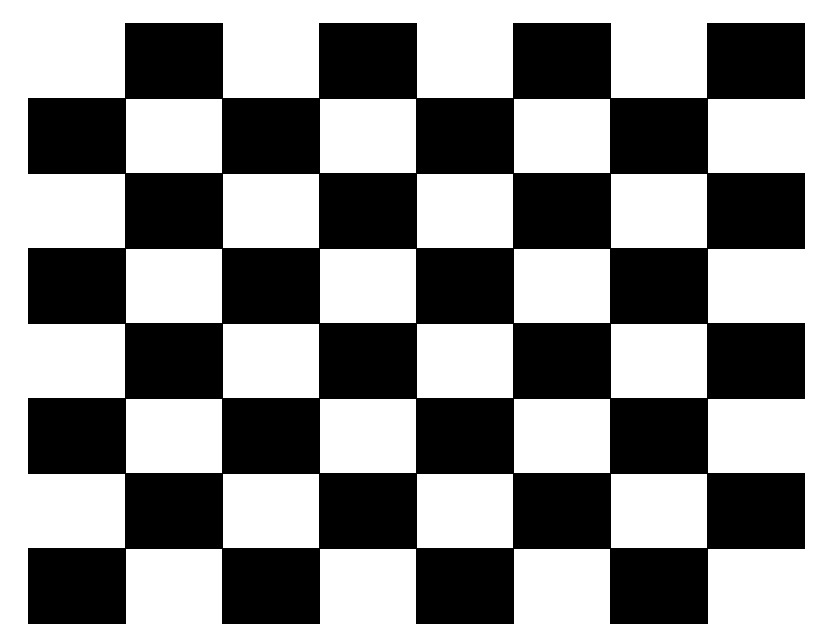
#> input picture project#2/harris_corner_detection/harris_example.jpg, 828 x 635 px, found by its file name
$ python harris.py
#> lines starting #> are read from the running program, lines starting #| are printed output that depends on the picture; long printed decimals are rounded
import numpy as np
import cv2
from scipy.signal import convolve2d
import os
import shutil
import matplotlib.pyplot as plt

def load_image(img_path):
    img = cv2.imread(img_path, cv2.IMREAD_COLOR)
#> img is the input picture: shape (635, 828, 3); min 0, max 255, mean 139.4
    h, w, _ = img.shape
#> h = 635; w = 828
    if h > 600 or w > 800:
        print("resizing image to 600 x 800")
        img = cv2.resize(img, (600, 800))
#> img: shape (800, 600, 3)
#| (800, 600, 3)

    return img


def create_Haar_wavelet_xy(sigma):
    # Given sigma,
    # create a Haar wavelet of M x M (where M is the smallest even integer greater than 4*sigma)
    # in the direction x and y

    M = int(4 * sigma)

    if M % 2 == 0:
        M += 2
    else:
        M += 1

    filter_x = np.ones((M, M))
    filter_x[:, 0:int(M/2)] = -1

    filter_y = np.ones((M, M))
    filter_y[int(M/2):, :] = -1

    return filter_x, filter_y


def compute_derivatives(img, filter_x, filter_y):
    """
    :param img:
    :param filter_x: x derivative filter
    :param filter_y: y deriv filter
    :return:
    """

    Ix = convolve2d(img, filter_x, mode='same', boundary='fill', fillvalue=0)
    Iy = convolve2d(img, filter_y, mode='same', boundary='fill', fillvalue=0)

    return Ix, Iy


def create_corner_response_matrix(img, sigma, k, thresh):
    """
    :param img: np array for gray image
    :param sigma:
    :param k: empirical constant k = 0.04 to 0.06
    :param thresh: threshold multiplier for average positive corner response used in filtering. thresh would be 0.75 * avg(cornerresp > 0)
    :return:
    """
    # Create Haar filters:
    filter_x, filter_y = create_Haar_wavelet_xy(sigma)

    # Compute derivatives in x and y using Haar wavelets
    Ix, Iy = compute_derivatives(img, filter_x, filter_y)

    # Given sigma, window w(x,y) is N x N where N is smallest odd integer greater than 5 * sigma
    win_size = int(5 * sigma)

    if win_size % 2 == 0:
        win_size += 1
    else:
        win_size += 2


    win = np.ones((win_size, win_size))  # 5sig x 5sig neighbourhood
    Ix_2_win = convolve2d(Ix*Ix, win, mode='same', boundary='fill', fillvalue=0)  # w(x, y) * (Ix_square)
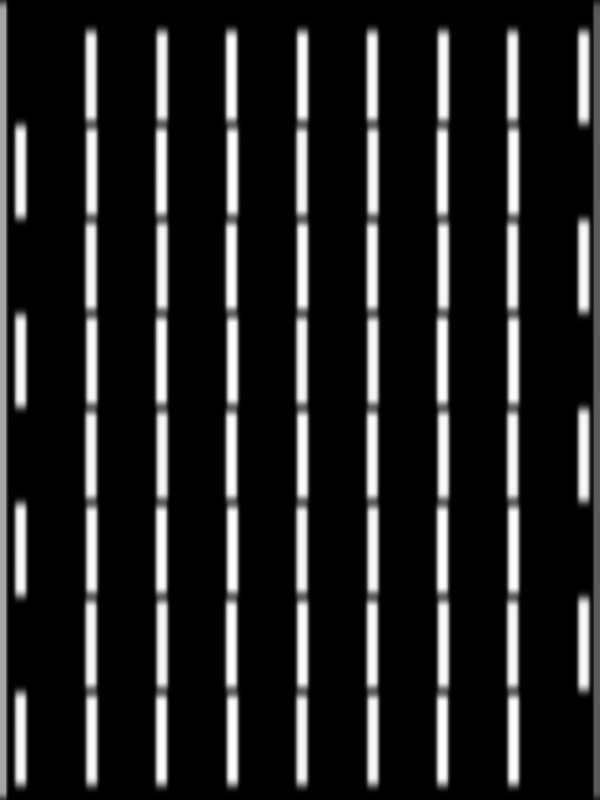
#> Ix_2_win: shape (800, 600) float64; min 0, max 6.08e+09, mean 848055768.1; drawn with min black and max white
    Iy_2_win = convolve2d(Iy*Iy, win, mode='same', boundary='fill', fillvalue=0)  # w(x, y) * (Iy_square)
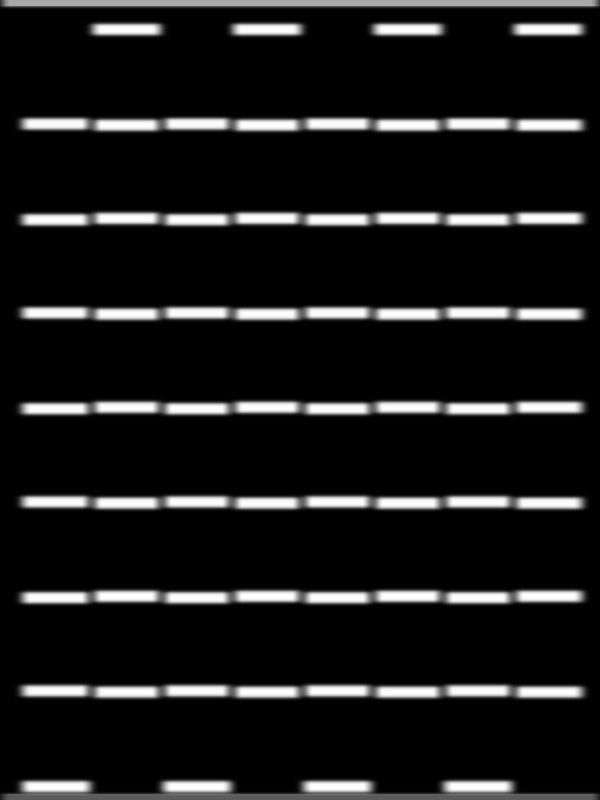
#> Iy_2_win: shape (800, 600) float64; min 0, max 5.96e+09, mean 613158310.8; drawn with min black and max white
    Ix_Iy_win = convolve2d(Ix*Iy, win, mode='same', boundary='fill', fillvalue=0)  # w(x, y) * (Ix times Iy)
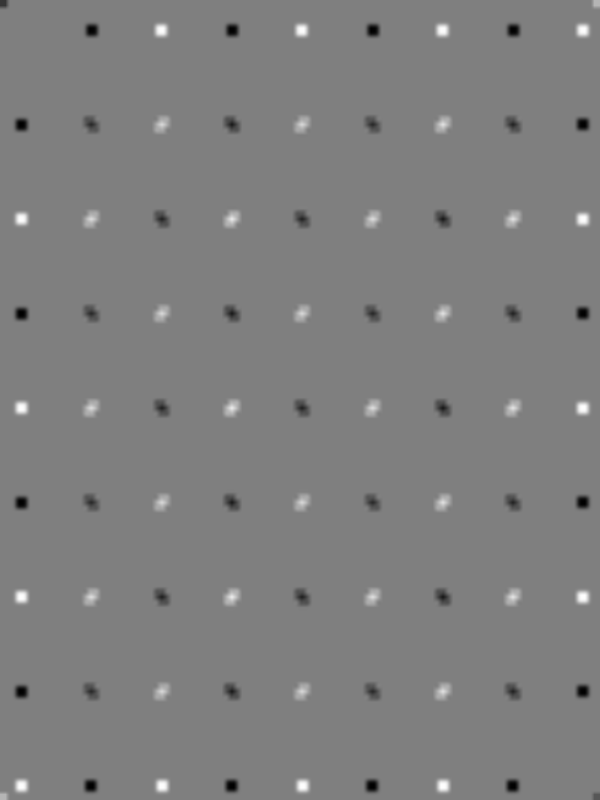
#> Ix_Iy_win: shape (800, 600) float64; min -1.02e+09, max 1.02e+09, mean -660164.5; drawn with min black and max white


    Ix_2_win = Ix_2_win/np.amax(Ix_2_win)
    Iy_2_win = Iy_2_win/np.amax(Iy_2_win)
    Ix_Iy_win = Ix_Iy_win/np.amax(Ix_Iy_win)

    det_corner = Ix_2_win * Iy_2_win - Ix_Iy_win**2
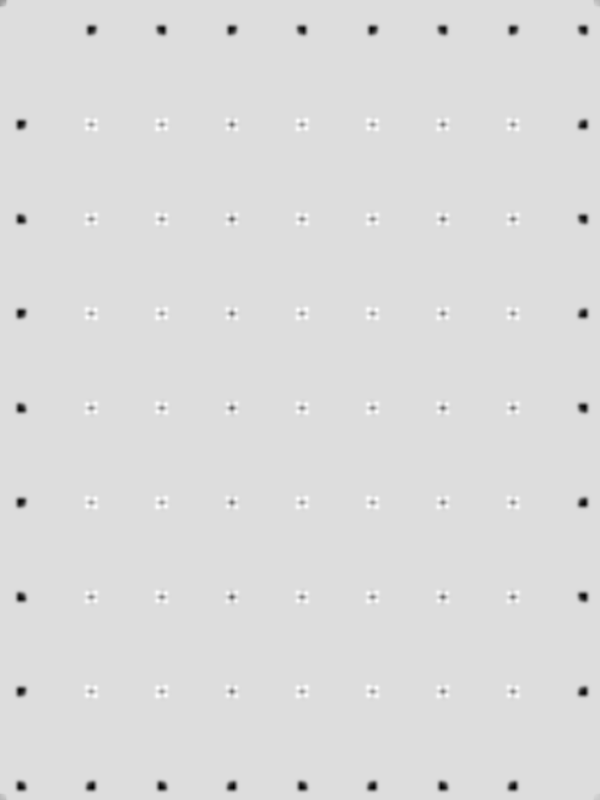
#> det_corner: shape (800, 600) float64; min -0.928, max 0.142, mean -0.00368; drawn with min black and max white
    trace_corner = Ix_2_win + Iy_2_win
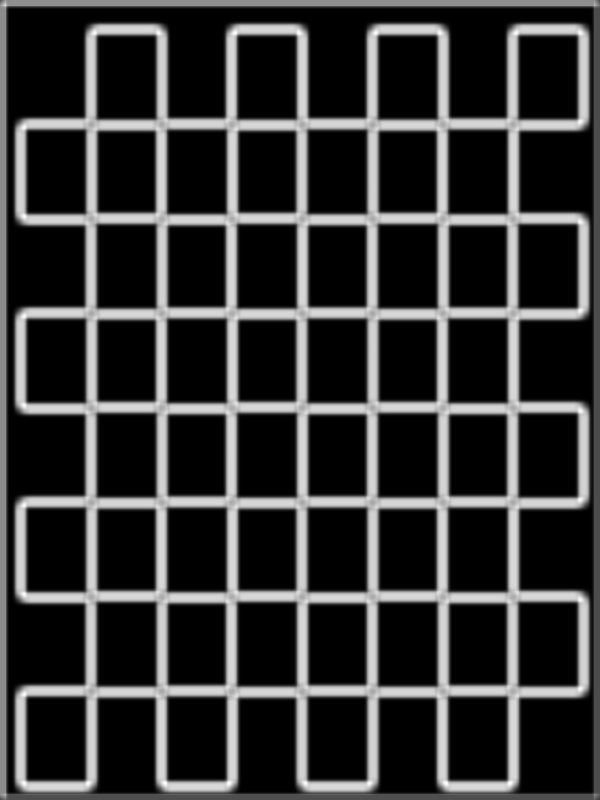
#> trace_corner: shape (800, 600) float64; min 0, max 1.18, mean 0.242; drawn with min black and max white

    # Corner response
    corner_resp = det_corner - k * (trace_corner**2)

    print("max corner resp : {}".format(np.amax(corner_resp)))
#| max corner resp : 0.1024
    print("min corner resp : {}".format(np.amin(corner_resp)))
#| min corner resp : -0.9449

    avg = np.mean(corner_resp[corner_resp > 0])
#> avg = 0.0207
    corner_resp[np.where(corner_resp < thresh * avg)] = 0
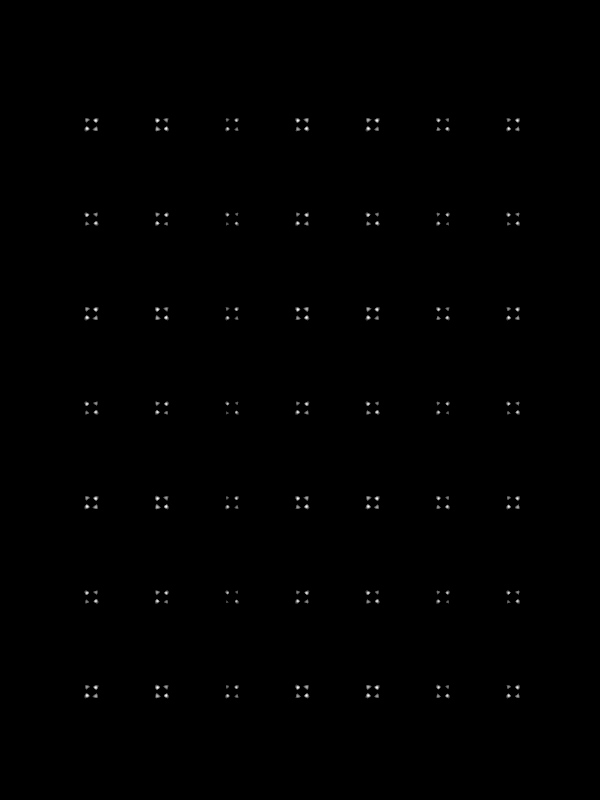
#> corner_resp: shape (800, 600) float64; min 0, max 0.102, mean 0.000286; drawn with min black and max white

    corner_pts = np.zeros_like(corner_resp)
    avg = np.mean(corner_resp[corner_resp > 0])
#> avg = 0.0393
#| num corners before nms: 3501
    corner_pts[np.where(corner_resp > thresh * avg)] = 255

    return corner_resp


def plot_corners(img_clr, corners):
    """
    :param img_clr: np array color image BGR
    :param corners: numcorners x 2 (col_1 is x, col_2 is y)
    :param save_img_path: destination path to save image
    :return:
    """
    for i in range(corners.shape[0]):
        cv2.circle(img_clr, (corners[i, 0], corners[i, 1]), radius=3, color=[0, 255, 0], thickness=-1)

    plt.imshow(img_clr)
    plt.show()

    #cv2.imwrite(save_img_path, img_clr)


def local_non_maximal_suppression(corner_resp, kernel_size=25):
    """
    Pass a window of kernel_size x kernel_size and retain the pixel if it is a local maximum
    :param corner_resp: np array with Harris corner response
    :param kernel_size: Window size for nms. Uses kernerl_size x kernel_size window to compute local maxima
    :return:
    """
#> called with kernel_size = 5

    # Making kernel_size odd
    if kernel_size % 2 == 0:
        kernel_size = kernel_size + 1
    pad = int(kernel_size/2)
    # Pad for window
    corner_resp = np.pad(corner_resp, ((pad, pad), (pad, pad)), mode="constant")
#> corner_resp: shape (804, 604) float64

    nms_corner_resp = np.zeros_like(corner_resp)

    h, w = corner_resp.shape
#> h = 804; w = 604

    for i in range(pad, h-pad):
        for j in range(pad, w-pad):
            max_val = np.amax(corner_resp[i - pad: i + pad + 1, j - pad: j + pad + 1])
            if corner_resp[i, j] == np.amax(corner_resp[i - pad: i + pad + 1, j - pad: j + pad + 1]):
                nms_corner_resp[i, j] = max_val

    # remove padding
    nms_corner_resp = nms_corner_resp[pad:h-pad, pad:w-pad]
#> nms_corner_resp: shape (800, 600) float64
#| num corners after nms: 196

    return nms_corner_resp


def get_max_corners(corner_resp, max_no_corners=-1):
    """
    Function to extract coordinates of corners after Harris corner response processed
    :param corner_resp: np array showing Harris corner response after post processing
    :param retain: no of corners or points to retain. If -1, retains all.
    :return:
    """
#> called with max_no_corners = 500

    r, c = np.where(corner_resp)
#> r = 196 values from 119 to 696; c = 196 values, max 517 at index 13, min 86 at index 0, mean 301.8
    val = corner_resp[r, c]
#> val = 196 values, max 0.102 at index 176, min 0.0278 at index 167, mean 0.0746

    corners_xy = np.vstack((c, r)).T  # num_corners x 2 (col_1 is x coord, col_2 is y_coord)
#> corners_xy = 196 pairs, first value 86 to 517, second value 119 to 696

    if max_no_corners > val.size:
        ind = np.argsort(val)[::-1]
#> ind = 196 values, max 195 at index 118, min 0 at index 133, mean 97.5
    elif max_no_corners > 0:
        ind = np.argsort(val)[::-1][:max_no_corners]
    else:
        ind = np.argsort(val)[::-1]

    print("num corners before: {}".format(corners_xy.shape[0]))
#| num corners before: 196
    corners_xy = corners_xy[ind]
    print("num corners after: {}".format(corners_xy.shape[0]))
#| num corners after: 196

    return corners_xy


def adaptive_non_maximal_suppression():
    pass


def detect_corners(img_path, nms_kernel_size, sigma, k=0.06, thresh=0.75, max_no_corners=-1):
    """
    MAIN function to call to get corners arranged as x, y crd
    :param img_path: full path to image whose corners to be detected
    :param dest_img_path: if empty, then does not plot and save result image, else give full path
    :param nms_kernel_size: kernel size to be used during non maximal suppression
    :param sigma: scale
    :param k: empirical constant when computing Harris corner response. Refer to paper. Usually 0.04 ~ 0.06
    :param thresh: threshold ratio i.e corners whose corner response is less than thresh*mean(corner_response) are ignored
    :param max_no_corners: Maximum no of corners to retain. If -1, then all are retained
    :return: corners: nd array N x 2 arranged as x, y coordinate
    """

    # Load image
    img_bgr = load_image(img_path)
    img_gray = cv2.cvtColor(img_bgr, cv2.COLOR_BGR2GRAY)

    # Check image shape
    print(img_bgr.shape)

    # Harris Corner response
    corner_response = create_corner_response_matrix(img_gray, sigma, k, thresh)

    print("num corners before nms: {}".format((corner_response>0).sum()))

    # Non Maximal Suppression
    nms_corner_resp = local_non_maximal_suppression(corner_response, nms_kernel_size)

    print("num corners after nms: {}".format((nms_corner_resp>0).sum()))

    # Retain "max_no_corners"
    corners = get_max_corners(nms_corner_resp, max_no_corners)
#> corners has the same summary as corners_xy in get_max_corners

    # Plot corners on image
    plot_corners(img_bgr, corners)
#> after the loop in plot_corners, `for i in range(corners.shape[0]):`:
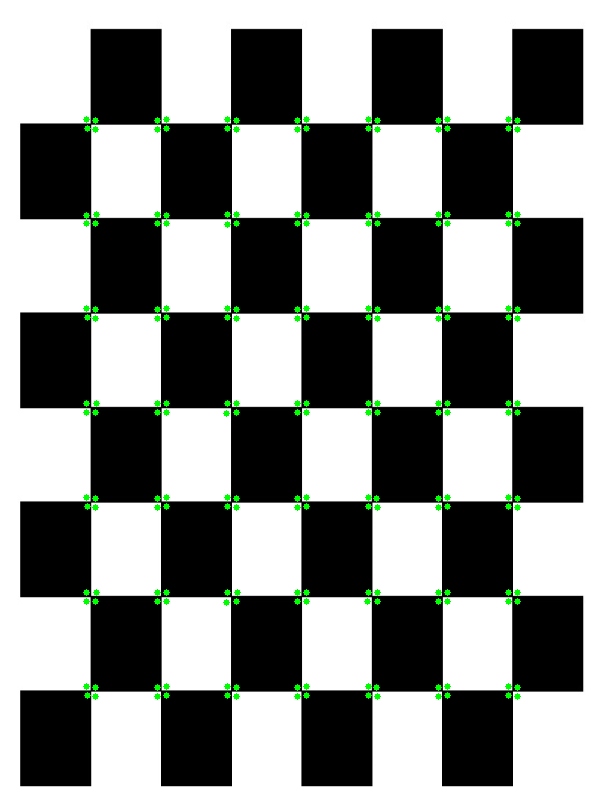
#> img_clr: shape (800, 600, 3); mean B, G, R 137.9, 140.9, 137.9

    return corners


if __name__ == "__main__":

    results_dir = os.path.join(os.getcwd(), 'results')
    if not os.path.exists(results_dir):
        os.makedirs(results_dir)
    else:
        shutil.rmtree(results_dir)

    #write your image path in imgs
    imgs = ["harris_corner_detection\harris_example.jpg"]
    #imgs = ["canny\lena.jpg"]

    for img_path in imgs:
        print("#########")
        # lst_sigma = [0.707, 1, 1.414, 2]
        lst_sigma = [2]
        #nms_kernel_size = 25
        nms_kernel_size = 5
        k = 0.06
        thresh = 0.5
        max_no_corners = 500

        for sigma in lst_sigma:
            detect_corners(img_path, nms_kernel_size, sigma, k, thresh, max_no_corners)
